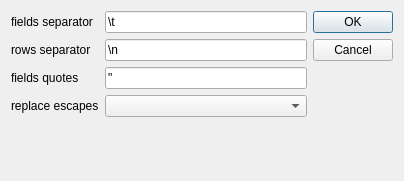
<?xml version="1.0" encoding="UTF-8"?>
<ui version="4.0">
 <class>qf::gui::internal::DlgTableViewCopySpecial</class>
 <widget class="QDialog" name="qf::gui::internal::DlgTableViewCopySpecial">
  <property name="geometry">
   <rect>
    <x>0</x>
    <y>0</y>
    <width>404</width>
    <height>181</height>
   </rect>
  </property>
  <property name="windowTitle">
   <string>Dialog</string>
  </property>
  <layout class="QHBoxLayout" name="horizontalLayout">
   <item>
    <layout class="QFormLayout" name="formLayout">
     <item row="0" column="0">
      <widget class="QLabel" name="label">
       <property name="text">
        <string>fields separator</string>
       </property>
      </widget>
     </item>
     <item row="0" column="1">
      <widget class="QLineEdit" name="edFieldsSeparator">
       <property name="text">
        <string>\t</string>
       </property>
      </widget>
     </item>
     <item row="1" column="0">
      <widget class="QLabel" name="label_2">
       <property name="text">
        <string>rows separator</string>
       </property>
      </widget>
     </item>
     <item row="1" column="1">
      <widget class="QLineEdit" name="edRowsSeparator">
       <property name="text">
        <string>\n</string>
       </property>
      </widget>
     </item>
     <item row="2" column="0">
      <widget class="QLabel" name="label_3">
       <property name="text">
        <string>fields quotes</string>
       </property>
      </widget>
     </item>
     <item row="2" column="1">
      <widget class="QLineEdit" name="edFieldsQuotes">
       <property name="text">
        <string>&quot;</string>
       </property>
      </widget>
     </item>
     <item row="3" column="0">
      <widget class="QLabel" name="label_4">
       <property name="text">
        <string>replace escapes</string>
       </property>
      </widget>
     </item>
     <item row="3" column="1">
      <widget class="QComboBox" name="lstReplaceEscapes"/>
     </item>
    </layout>
   </item>
   <item>
    <widget class="QDialogButtonBox" name="buttonBox">
     <property name="orientation">
      <enum>Qt::Orientation::Vertical</enum>
     </property>
     <property name="standardButtons">
      <set>QDialogButtonBox::StandardButton::Cancel|QDialogButtonBox::StandardButton::Ok</set>
     </property>
    </widget>
   </item>
  </layout>
 </widget>
 <tabstops>
  <tabstop>edFieldsSeparator</tabstop>
  <tabstop>edRowsSeparator</tabstop>
  <tabstop>edFieldsQuotes</tabstop>
  <tabstop>buttonBox</tabstop>
 </tabstops>
 <resources/>
 <connections>
  <connection>
   <sender>buttonBox</sender>
   <signal>accepted()</signal>
   <receiver>qf::gui::internal::DlgTableViewCopySpecial</receiver>
   <slot>accept()</slot>
   <hints>
    <hint type="sourcelabel">
     <x>248</x>
     <y>254</y>
    </hint>
    <hint type="destinationlabel">
     <x>157</x>
     <y>274</y>
    </hint>
   </hints>
  </connection>
  <connection>
   <sender>buttonBox</sender>
   <signal>rejected()</signal>
   <receiver>qf::gui::internal::DlgTableViewCopySpecial</receiver>
   <slot>reject()</slot>
   <hints>
    <hint type="sourcelabel">
     <x>316</x>
     <y>260</y>
    </hint>
    <hint type="destinationlabel">
     <x>286</x>
     <y>274</y>
    </hint>
   </hints>
  </connection>
 </connections>
</ui>
